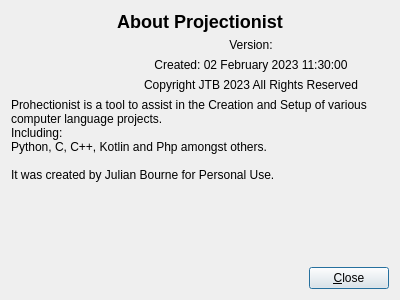
<?xml version="1.0" encoding="UTF-8"?>
<ui version="4.0">
 <class>aboutDialog</class>
 <widget class="QDialog" name="aboutDialog">
  <property name="geometry">
   <rect>
    <x>0</x>
    <y>0</y>
    <width>400</width>
    <height>300</height>
   </rect>
  </property>
  <property name="minimumSize">
   <size>
    <width>400</width>
    <height>300</height>
   </size>
  </property>
  <property name="maximumSize">
   <size>
    <width>400</width>
    <height>300</height>
   </size>
  </property>
  <property name="windowTitle">
   <string>About...</string>
  </property>
  <property name="windowIcon">
   <iconset resource="../splash.qrc">
    <normaloff>:/images/images/icon.png</normaloff>:/images/images/icon.png</iconset>
  </property>
  <layout class="QVBoxLayout" name="verticalLayout">
   <item>
    <layout class="QHBoxLayout" name="horizontalLayout_2">
     <item>
      <widget class="QLabel" name="labelDialogTitle">
       <property name="maximumSize">
        <size>
         <width>16777215</width>
         <height>48</height>
        </size>
       </property>
       <property name="layoutDirection">
        <enum>Qt::LeftToRight</enum>
       </property>
       <property name="text">
        <string>&lt;html&gt;&lt;head/&gt;&lt;body&gt;&lt;h2 style=&quot; margin-top:18px; margin-bottom:12px; margin-left:0px; margin-right:0px; -qt-block-indent:0; text-indent:0px;&quot;&gt;&lt;span style=&quot; font-size:x-large; font-weight:700;&quot;&gt;About Projectionist&lt;/span&gt;&lt;/h2&gt;&lt;/body&gt;&lt;/html&gt;</string>
       </property>
       <property name="alignment">
        <set>Qt::AlignHCenter|Qt::AlignTop</set>
       </property>
      </widget>
     </item>
    </layout>
   </item>
   <item>
    <layout class="QHBoxLayout" name="horizontalLayout">
     <item>
      <widget class="QLabel" name="iconImage">
       <property name="maximumSize">
        <size>
         <width>96</width>
         <height>96</height>
        </size>
       </property>
       <property name="text">
        <string/>
       </property>
       <property name="pixmap">
        <pixmap resource="../splash.qrc">:/images/images/icon.png</pixmap>
       </property>
       <property name="scaledContents">
        <bool>true</bool>
       </property>
       <property name="alignment">
        <set>Qt::AlignLeading|Qt::AlignLeft|Qt::AlignTop</set>
       </property>
      </widget>
     </item>
     <item>
      <layout class="QHBoxLayout" name="horizontalLayout_3">
       <item>
        <layout class="QVBoxLayout" name="verticalLayout_2">
         <item>
          <widget class="QLabel" name="labelVersion">
           <property name="text">
            <string>Version:</string>
           </property>
           <property name="alignment">
            <set>Qt::AlignCenter</set>
           </property>
          </widget>
         </item>
         <item>
          <widget class="QLabel" name="labelCreated">
           <property name="text">
            <string>Created: 02 February 2023 11:30:00</string>
           </property>
           <property name="alignment">
            <set>Qt::AlignCenter</set>
           </property>
          </widget>
         </item>
         <item>
          <widget class="QLabel" name="label">
           <property name="text">
            <string>&lt;html&gt;&lt;head/&gt;&lt;body&gt;&lt;h6 style=&quot; margin-top:18px; margin-bottom:12px; margin-left:0px; margin-right:0px; -qt-block-indent:0; text-indent:0px;&quot;&gt;&lt;span style=&quot; font-weight:360;&quot;&gt;Copyright JTB 2023 All Rights Reserved&lt;/span&gt;&lt;/h6&gt;&lt;/body&gt;&lt;/html&gt;</string>
           </property>
           <property name="alignment">
            <set>Qt::AlignCenter</set>
           </property>
          </widget>
         </item>
        </layout>
       </item>
      </layout>
     </item>
    </layout>
   </item>
   <item>
    <widget class="QLabel" name="label_4">
     <property name="text">
      <string>Prohectionist is a tool to assist in the Creation and Setup of various computer language projects.
Including:
Python, C, C++, Kotlin and Php amongst others.

It was created by Julian Bourne for Personal Use.</string>
     </property>
     <property name="wordWrap">
      <bool>true</bool>
     </property>
    </widget>
   </item>
   <item>
    <layout class="QVBoxLayout" name="verticalLayout_3"/>
   </item>
   <item>
    <spacer name="verticalSpacer">
     <property name="orientation">
      <enum>Qt::Vertical</enum>
     </property>
     <property name="sizeHint" stdset="0">
      <size>
       <width>20</width>
       <height>40</height>
      </size>
     </property>
    </spacer>
   </item>
   <item>
    <layout class="QHBoxLayout" name="horizontalLayout_4">
     <item>
      <spacer name="horizontalSpacer">
       <property name="orientation">
        <enum>Qt::Horizontal</enum>
       </property>
       <property name="sizeHint" stdset="0">
        <size>
         <width>40</width>
         <height>20</height>
        </size>
       </property>
      </spacer>
     </item>
     <item>
      <widget class="QPushButton" name="pushButtonClose">
       <property name="text">
        <string>&amp;Close</string>
       </property>
       <property name="icon">
        <iconset resource="../buttons.qrc">
         <normaloff>:/glass/buttons/glassButtonClose.png</normaloff>:/glass/buttons/glassButtonClose.png</iconset>
       </property>
      </widget>
     </item>
    </layout>
   </item>
  </layout>
 </widget>
 <resources>
  <include location="../splash.qrc"/>
  <include location="../buttons.qrc"/>
 </resources>
 <connections/>
</ui>
